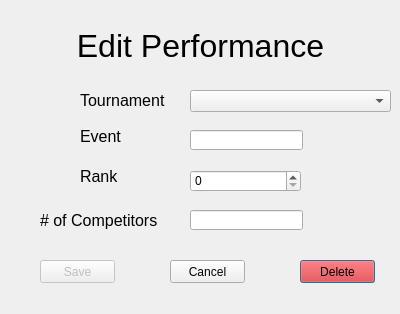
<?xml version="1.0" encoding="UTF-8"?>
<ui version="4.0">
 <class>Dialog</class>
 <widget class="QDialog" name="Dialog">
  <property name="geometry">
   <rect>
    <x>0</x>
    <y>0</y>
    <width>400</width>
    <height>314</height>
   </rect>
  </property>
  <property name="windowTitle">
   <string>Dialog</string>
  </property>
  <widget class="QLabel" name="label">
   <property name="geometry">
    <rect>
     <x>80</x>
     <y>90</y>
     <width>101</width>
     <height>21</height>
    </rect>
   </property>
   <property name="font">
    <font>
     <pointsize>12</pointsize>
    </font>
   </property>
   <property name="text">
    <string>Tournament</string>
   </property>
  </widget>
  <widget class="QLabel" name="label_2">
   <property name="geometry">
    <rect>
     <x>80</x>
     <y>130</y>
     <width>47</width>
     <height>13</height>
    </rect>
   </property>
   <property name="font">
    <font>
     <pointsize>12</pointsize>
    </font>
   </property>
   <property name="text">
    <string>Event</string>
   </property>
  </widget>
  <widget class="QLabel" name="label_3">
   <property name="geometry">
    <rect>
     <x>80</x>
     <y>170</y>
     <width>47</width>
     <height>13</height>
    </rect>
   </property>
   <property name="font">
    <font>
     <pointsize>12</pointsize>
    </font>
   </property>
   <property name="text">
    <string>Rank</string>
   </property>
  </widget>
  <widget class="QPushButton" name="delete_button">
   <property name="geometry">
    <rect>
     <x>300</x>
     <y>260</y>
     <width>75</width>
     <height>23</height>
    </rect>
   </property>
   <property name="palette">
    <palette>
     <active>
      <colorrole role="WindowText">
       <brush brushstyle="SolidPattern">
        <color alpha="255">
         <red>0</red>
         <green>0</green>
         <blue>0</blue>
        </color>
       </brush>
      </colorrole>
      <colorrole role="Button">
       <brush brushstyle="SolidPattern">
        <color alpha="255">
         <red>255</red>
         <green>0</green>
         <blue>0</blue>
        </color>
       </brush>
      </colorrole>
      <colorrole role="Light">
       <brush brushstyle="SolidPattern">
        <color alpha="255">
         <red>255</red>
         <green>127</green>
         <blue>127</blue>
        </color>
       </brush>
      </colorrole>
      <colorrole role="Midlight">
       <brush brushstyle="SolidPattern">
        <color alpha="255">
         <red>255</red>
         <green>63</green>
         <blue>63</blue>
        </color>
       </brush>
      </colorrole>
      <colorrole role="Dark">
       <brush brushstyle="SolidPattern">
        <color alpha="255">
         <red>127</red>
         <green>0</green>
         <blue>0</blue>
        </color>
       </brush>
      </colorrole>
      <colorrole role="Mid">
       <brush brushstyle="SolidPattern">
        <color alpha="255">
         <red>170</red>
         <green>0</green>
         <blue>0</blue>
        </color>
       </brush>
      </colorrole>
      <colorrole role="Text">
       <brush brushstyle="SolidPattern">
        <color alpha="255">
         <red>0</red>
         <green>0</green>
         <blue>0</blue>
        </color>
       </brush>
      </colorrole>
      <colorrole role="BrightText">
       <brush brushstyle="SolidPattern">
        <color alpha="255">
         <red>255</red>
         <green>255</green>
         <blue>255</blue>
        </color>
       </brush>
      </colorrole>
      <colorrole role="ButtonText">
       <brush brushstyle="SolidPattern">
        <color alpha="255">
         <red>0</red>
         <green>0</green>
         <blue>0</blue>
        </color>
       </brush>
      </colorrole>
      <colorrole role="Base">
       <brush brushstyle="SolidPattern">
        <color alpha="255">
         <red>255</red>
         <green>255</green>
         <blue>255</blue>
        </color>
       </brush>
      </colorrole>
      <colorrole role="Window">
       <brush brushstyle="SolidPattern">
        <color alpha="255">
         <red>255</red>
         <green>0</green>
         <blue>0</blue>
        </color>
       </brush>
      </colorrole>
      <colorrole role="Shadow">
       <brush brushstyle="SolidPattern">
        <color alpha="255">
         <red>0</red>
         <green>0</green>
         <blue>0</blue>
        </color>
       </brush>
      </colorrole>
      <colorrole role="AlternateBase">
       <brush brushstyle="SolidPattern">
        <color alpha="255">
         <red>255</red>
         <green>127</green>
         <blue>127</blue>
        </color>
       </brush>
      </colorrole>
      <colorrole role="ToolTipBase">
       <brush brushstyle="SolidPattern">
        <color alpha="255">
         <red>255</red>
         <green>255</green>
         <blue>220</blue>
        </color>
       </brush>
      </colorrole>
      <colorrole role="ToolTipText">
       <brush brushstyle="SolidPattern">
        <color alpha="255">
         <red>0</red>
         <green>0</green>
         <blue>0</blue>
        </color>
       </brush>
      </colorrole>
      <colorrole role="PlaceholderText">
       <brush brushstyle="NoBrush">
        <color alpha="128">
         <red>0</red>
         <green>0</green>
         <blue>0</blue>
        </color>
       </brush>
      </colorrole>
     </active>
     <inactive>
      <colorrole role="WindowText">
       <brush brushstyle="SolidPattern">
        <color alpha="255">
         <red>0</red>
         <green>0</green>
         <blue>0</blue>
        </color>
       </brush>
      </colorrole>
      <colorrole role="Button">
       <brush brushstyle="SolidPattern">
        <color alpha="255">
         <red>255</red>
         <green>0</green>
         <blue>0</blue>
        </color>
       </brush>
      </colorrole>
      <colorrole role="Light">
       <brush brushstyle="SolidPattern">
        <color alpha="255">
         <red>255</red>
         <green>127</green>
         <blue>127</blue>
        </color>
       </brush>
      </colorrole>
      <colorrole role="Midlight">
       <brush brushstyle="SolidPattern">
        <color alpha="255">
         <red>255</red>
         <green>63</green>
         <blue>63</blue>
        </color>
       </brush>
      </colorrole>
      <colorrole role="Dark">
       <brush brushstyle="SolidPattern">
        <color alpha="255">
         <red>127</red>
         <green>0</green>
         <blue>0</blue>
        </color>
       </brush>
      </colorrole>
      <colorrole role="Mid">
       <brush brushstyle="SolidPattern">
        <color alpha="255">
         <red>170</red>
         <green>0</green>
         <blue>0</blue>
        </color>
       </brush>
      </colorrole>
      <colorrole role="Text">
       <brush brushstyle="SolidPattern">
        <color alpha="255">
         <red>0</red>
         <green>0</green>
         <blue>0</blue>
        </color>
       </brush>
      </colorrole>
      <colorrole role="BrightText">
       <brush brushstyle="SolidPattern">
        <color alpha="255">
         <red>255</red>
         <green>255</green>
         <blue>255</blue>
        </color>
       </brush>
      </colorrole>
      <colorrole role="ButtonText">
       <brush brushstyle="SolidPattern">
        <color alpha="255">
         <red>0</red>
         <green>0</green>
         <blue>0</blue>
        </color>
       </brush>
      </colorrole>
      <colorrole role="Base">
       <brush brushstyle="SolidPattern">
        <color alpha="255">
         <red>255</red>
         <green>255</green>
         <blue>255</blue>
        </color>
       </brush>
      </colorrole>
      <colorrole role="Window">
       <brush brushstyle="SolidPattern">
        <color alpha="255">
         <red>255</red>
         <green>0</green>
         <blue>0</blue>
        </color>
       </brush>
      </colorrole>
      <colorrole role="Shadow">
       <brush brushstyle="SolidPattern">
        <color alpha="255">
         <red>0</red>
         <green>0</green>
         <blue>0</blue>
        </color>
       </brush>
      </colorrole>
      <colorrole role="AlternateBase">
       <brush brushstyle="SolidPattern">
        <color alpha="255">
         <red>255</red>
         <green>127</green>
         <blue>127</blue>
        </color>
       </brush>
      </colorrole>
      <colorrole role="ToolTipBase">
       <brush brushstyle="SolidPattern">
        <color alpha="255">
         <red>255</red>
         <green>255</green>
         <blue>220</blue>
        </color>
       </brush>
      </colorrole>
      <colorrole role="ToolTipText">
       <brush brushstyle="SolidPattern">
        <color alpha="255">
         <red>0</red>
         <green>0</green>
         <blue>0</blue>
        </color>
       </brush>
      </colorrole>
      <colorrole role="PlaceholderText">
       <brush brushstyle="NoBrush">
        <color alpha="128">
         <red>0</red>
         <green>0</green>
         <blue>0</blue>
        </color>
       </brush>
      </colorrole>
     </inactive>
     <disabled>
      <colorrole role="WindowText">
       <brush brushstyle="SolidPattern">
        <color alpha="255">
         <red>127</red>
         <green>0</green>
         <blue>0</blue>
        </color>
       </brush>
      </colorrole>
      <colorrole role="Button">
       <brush brushstyle="SolidPattern">
        <color alpha="255">
         <red>255</red>
         <green>0</green>
         <blue>0</blue>
        </color>
       </brush>
      </colorrole>
      <colorrole role="Light">
       <brush brushstyle="SolidPattern">
        <color alpha="255">
         <red>255</red>
         <green>127</green>
         <blue>127</blue>
        </color>
       </brush>
      </colorrole>
      <colorrole role="Midlight">
       <brush brushstyle="SolidPattern">
        <color alpha="255">
         <red>255</red>
         <green>63</green>
         <blue>63</blue>
        </color>
       </brush>
      </colorrole>
      <colorrole role="Dark">
       <brush brushstyle="SolidPattern">
        <color alpha="255">
         <red>127</red>
         <green>0</green>
         <blue>0</blue>
        </color>
       </brush>
      </colorrole>
      <colorrole role="Mid">
       <brush brushstyle="SolidPattern">
        <color alpha="255">
         <red>170</red>
         <green>0</green>
         <blue>0</blue>
        </color>
       </brush>
      </colorrole>
      <colorrole role="Text">
       <brush brushstyle="SolidPattern">
        <color alpha="255">
         <red>127</red>
         <green>0</green>
         <blue>0</blue>
        </color>
       </brush>
      </colorrole>
      <colorrole role="BrightText">
       <brush brushstyle="SolidPattern">
        <color alpha="255">
         <red>255</red>
         <green>255</green>
         <blue>255</blue>
        </color>
       </brush>
      </colorrole>
      <colorrole role="ButtonText">
       <brush brushstyle="SolidPattern">
        <color alpha="255">
         <red>127</red>
         <green>0</green>
         <blue>0</blue>
        </color>
       </brush>
      </colorrole>
      <colorrole role="Base">
       <brush brushstyle="SolidPattern">
        <color alpha="255">
         <red>255</red>
         <green>0</green>
         <blue>0</blue>
        </color>
       </brush>
      </colorrole>
      <colorrole role="Window">
       <brush brushstyle="SolidPattern">
        <color alpha="255">
         <red>255</red>
         <green>0</green>
         <blue>0</blue>
        </color>
       </brush>
      </colorrole>
      <colorrole role="Shadow">
       <brush brushstyle="SolidPattern">
        <color alpha="255">
         <red>0</red>
         <green>0</green>
         <blue>0</blue>
        </color>
       </brush>
      </colorrole>
      <colorrole role="AlternateBase">
       <brush brushstyle="SolidPattern">
        <color alpha="255">
         <red>255</red>
         <green>0</green>
         <blue>0</blue>
        </color>
       </brush>
      </colorrole>
      <colorrole role="ToolTipBase">
       <brush brushstyle="SolidPattern">
        <color alpha="255">
         <red>255</red>
         <green>255</green>
         <blue>220</blue>
        </color>
       </brush>
      </colorrole>
      <colorrole role="ToolTipText">
       <brush brushstyle="SolidPattern">
        <color alpha="255">
         <red>0</red>
         <green>0</green>
         <blue>0</blue>
        </color>
       </brush>
      </colorrole>
      <colorrole role="PlaceholderText">
       <brush brushstyle="NoBrush">
        <color alpha="128">
         <red>0</red>
         <green>0</green>
         <blue>0</blue>
        </color>
       </brush>
      </colorrole>
     </disabled>
    </palette>
   </property>
   <property name="text">
    <string>Delete</string>
   </property>
  </widget>
  <widget class="QPushButton" name="save_button">
   <property name="enabled">
    <bool>false</bool>
   </property>
   <property name="geometry">
    <rect>
     <x>40</x>
     <y>260</y>
     <width>75</width>
     <height>23</height>
    </rect>
   </property>
   <property name="text">
    <string>Save</string>
   </property>
  </widget>
  <widget class="QPushButton" name="cancel_button">
   <property name="geometry">
    <rect>
     <x>170</x>
     <y>260</y>
     <width>75</width>
     <height>23</height>
    </rect>
   </property>
   <property name="text">
    <string>Cancel</string>
   </property>
  </widget>
  <widget class="QLineEdit" name="edit_event">
   <property name="geometry">
    <rect>
     <x>190</x>
     <y>130</y>
     <width>113</width>
     <height>20</height>
    </rect>
   </property>
  </widget>
  <widget class="QLabel" name="label_4">
   <property name="geometry">
    <rect>
     <x>0</x>
     <y>0</y>
     <width>401</width>
     <height>91</height>
    </rect>
   </property>
   <property name="font">
    <font>
     <pointsize>24</pointsize>
    </font>
   </property>
   <property name="text">
    <string>Edit Performance</string>
   </property>
   <property name="alignment">
    <set>Qt::AlignCenter</set>
   </property>
  </widget>
  <widget class="QComboBox" name="edit_tournament">
   <property name="geometry">
    <rect>
     <x>190</x>
     <y>90</y>
     <width>201</width>
     <height>22</height>
    </rect>
   </property>
  </widget>
  <widget class="QLabel" name="label_5">
   <property name="geometry">
    <rect>
     <x>40</x>
     <y>210</y>
     <width>141</width>
     <height>20</height>
    </rect>
   </property>
   <property name="font">
    <font>
     <pointsize>12</pointsize>
    </font>
   </property>
   <property name="text">
    <string># of Competitors</string>
   </property>
  </widget>
  <widget class="QLineEdit" name="edit_competitors">
   <property name="geometry">
    <rect>
     <x>190</x>
     <y>210</y>
     <width>113</width>
     <height>20</height>
    </rect>
   </property>
  </widget>
  <widget class="QSpinBox" name="edit_rank">
   <property name="geometry">
    <rect>
     <x>190</x>
     <y>170</y>
     <width>111</width>
     <height>22</height>
    </rect>
   </property>
  </widget>
 </widget>
 <resources/>
 <connections/>
</ui>
